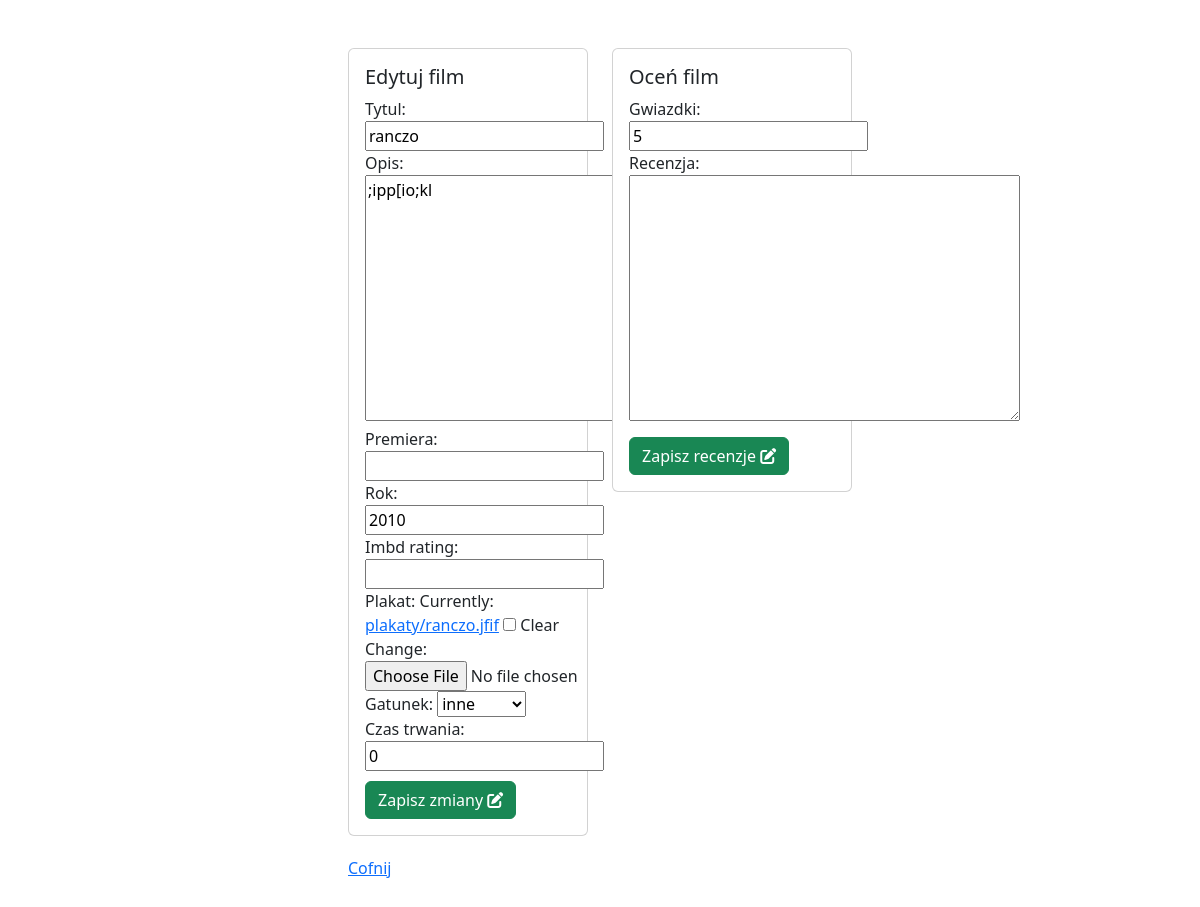
The app's page /filmy/edytuj/4/ (signed in), older data.
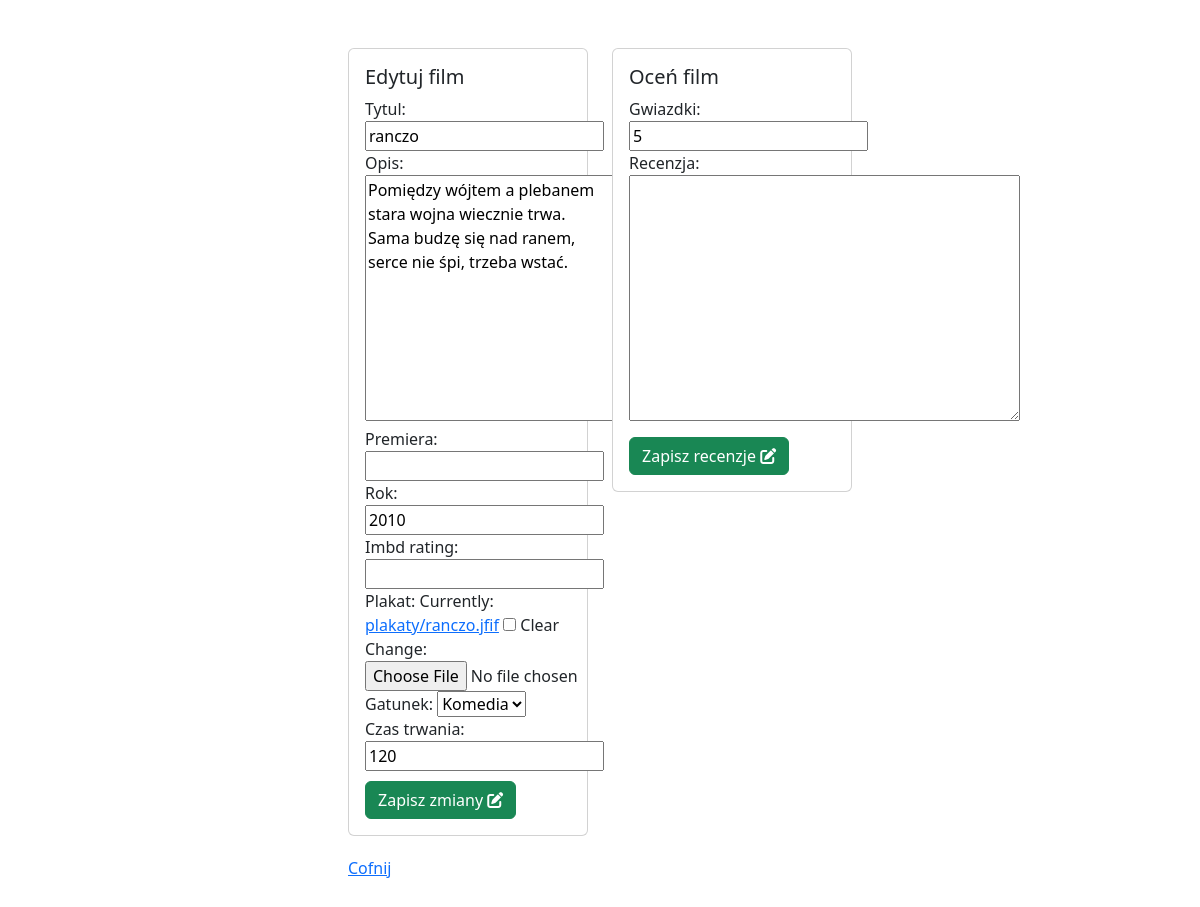
The same page, newer data.
### filmyweb/models.py (models this page shows, shortened)
class Film(models.Model):
    tytul = models.CharField(max_length=64,  blank=False, unique=True)
    rok = models.PositiveSmallIntegerField(default=2000)
    opis = models.TextField(default="")
    premiera = models.DateField(null=True, blank=True)
    imbd_rating = models.DecimalField(max_digits=4, decimal_places=2,
                                      null=True, blank=True)
    plakat = models.ImageField(upload_to="plakaty", null=True, blank=True)
    dodatkowe = models.OneToOneField(DodatkoweInfo, on_delete=models.CASCADE, null=True, blank=True)

class DodatkoweInfo(models.Model):
    GATUNEK = {
        (0,'inne'),
        (1, 'Horror'),
        (2, 'Komedia'),
        (3, 'Sci-fi'),
        (4, 'Dramat'),
        }
    czas_trwania = models.PositiveSmallIntegerField(default=0)
    gatunek = models.PositiveSmallIntegerField(default=0, choices=GATUNEK)

### filmyweb/views.py (the view, shortened to what this page needs)
# urls.py: path('edytuj/<int:id>/', edytuj_film, name="edytuj_film"),
@login_required
def edytuj_film(request, id):
    film = get_object_or_404(Film, pk=id)
    form = FilmForm(request.POST or None, request.FILES or None, instance=film)
    form_extra = FilmFormExtra(request.POST or None, request.FILES or None, instance=film.dodatkowe)
    form_ocena = OcenaForm(request.POST or None)
    oceny = Ocena.objects.filter(film=film)
    if request.method =='POST':
        if 'gwiazdki' in request.POST:
            ocena = form_ocena.save(commit=False)
            ocena.film = film
            ocena.save()
    return render(request, 'film_form.html', {'form': form, 'form_extra': form_extra, 'form_ocena': form_ocena, 'czy_nowy': False})

### filmyweb/forms.py
class FilmForm(ModelForm):
    class Meta:
        model = Film
        fields = ['tytul', 'opis', 'premiera', 'rok', 'imbd_rating', 'plakat']

class FilmFormExtra(ModelForm):
    class Meta:
        model = DodatkoweInfo
        fields = ['gatunek', 'czas_trwania']

### templates/film_form.html (shortened to what this page needs)
{% extends 'glowny.html' %}
{% load bootstrap %}
{% block strona %}
    <div class="row">
        {% if czy_nowy %}
            <div class="card" style="width: 42rem;">
                <div class="card-body">
                    <h5 class="card-title">Dodaj film</h5>
                    <form method="post" enctype="multipart/form-data">
                        {% csrf_token %}
                        {{ form|bootstrap }}
                        {{ form_extra|bootstrap }}
                        <div style="margin-top: 10px;">
                            <button type="submit" class="btn btn-success">Dodaj film <i class="fa-solid fa-plus"></i></button>
                        </div>
                    </form>
                </div>
            </div>
        {% else %}
            <div class="col-lg-6">
                <div class="card custom-card">
                    <div class="card-body">
                        <h5 class="card-title">{% if czy_nowy %}Dodaj film{% else %}Edytuj film{% endif %}</h5>
                        <form method="post" enctype="multipart/form-data">
                            {{ form|bootstrap }}
                            {{ form_extra|bootstrap }}
                            <div style="margin-top: 10px;">
                                <button type="submit" class="btn btn-success">
                                    {% if czy_nowy %}Dodaj film{% else %}Zapisz zmiany{% endif %}
                                    <i class="fa-solid fa-pen-to-square"></i>
                                </button>
                            </div>
                        </form>
                    </div>
                </div>
            </div>
            <div class="col-lg-6">
                <div class="card custom-card">
                    <div class="card-body">
                        <h5 class="card-title">Oceń film</h5>
                        <form method="post" enctype="multipart/form-data">
                            {{ form_ocena|bootstrap }}
                            <div style="margin-top: 10px;">
                                <button type="submit" class="btn btn-success">Zapisz recenzje <i class="fa-solid fa-pen-to-square"></i></button>
                            </div>
                        </form>
                    </div>
                </div>
            </div>
        {% endif %}
    <a href="{% url 'wszystkie_filmy' %}">Cofnij</a>
    </div>
{% endblock %}

Row changes from the older to the newer data that the page shows:
changed Film "ranczo": opis ";ipp[io;kl" → "Pomiędzy wójtem a plebanem stara wojna wiecznie trwa. Sama budzę się nad ranem, serce nie śpi, trzeba wstać."
added DodatkoweInfo: gatunek "Komedia", czas_trwania "120"
Text that changed along with them:
form field gatunek: "inne" → (not shown)
form field czas_trwania: "0" → (not shown)
